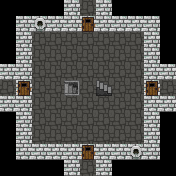

This game map was drawn from its Tiled (.tmx) file and the tilesets committed beside it. A one-line description and the full map source follow:
An orthogonal 11x11 tile map with 16x16 px tiles, 3 tile layers (Path, Wall, Interact) and 3 objects (2x Up, Spawn).

<map version="1.0" tiledversion="2017.06.27" orientation="orthogonal" renderorder="right-down" width="11" height="11" tilewidth="16" tileheight="16" nextobjectid="7">
 <properties>
  <property name="Connect_Bottom" type="bool" value="true" />
  <property name="Connect_Left" type="bool" value="true" />
  <property name="Connect_Right" type="bool" value="true" />
  <property name="Connect_Top" type="bool" value="true" />
 </properties>
 <tileset firstgid="1" name="tiles0" tilewidth="16" tileheight="16" tilecount="64" columns="16">
  <image source="./Tilesets/tiles0.png" width="256" height="64" />
 </tileset>
 <layer name="Path" width="11" height="11">
  <data encoding="csv">
0,0,0,0,0,2,0,0,0,0,0,
0,0,0,0,0,6,0,0,0,0,0,
0,0,2,2,2,2,2,2,2,0,0,
0,0,2,2,2,2,2,2,2,0,0,
0,0,2,2,2,2,2,2,2,0,0,
2,6,2,2,2,2,2,2,2,6,2,
0,0,2,2,2,2,2,2,2,0,0,
0,0,2,2,2,2,2,2,2,0,0,
0,0,2,2,2,2,2,2,2,0,0,
0,0,0,0,0,6,0,0,0,0,0,
0,0,0,0,0,2,0,0,0,0,0
</data>
 </layer>
 <layer name="Wall" width="11" height="11">
  <data encoding="csv">
1,1,1,1,17,0,17,1,1,1,1,
1,17,13,17,17,0,17,17,17,17,1,
1,17,0,0,0,0,0,0,0,17,1,
1,17,0,0,0,0,0,0,0,17,1,
17,17,0,0,0,0,0,0,0,17,17,
0,0,0,0,0,0,0,0,0,0,0,
17,17,0,0,0,0,0,0,0,17,17,
1,17,0,0,0,0,0,0,0,17,1,
1,17,0,0,0,0,0,0,0,17,1,
1,17,17,17,17,0,17,17,13,17,1,
1,1,1,1,17,0,17,1,1,1,1
</data>
 </layer>
 <layer name="Interact" width="11" height="11">
  <data encoding="csv">
0,0,0,0,0,0,0,0,0,0,0,
0,0,0,0,0,0,0,0,0,0,0,
0,0,0,0,0,0,0,0,0,0,0,
0,0,0,0,0,0,0,0,0,0,0,
0,0,0,0,0,0,0,0,0,0,0,
0,0,0,0,9,0,8,0,0,0,0,
0,0,0,0,0,0,0,0,0,0,0,
0,0,0,0,0,0,0,0,0,0,0,
0,0,0,0,0,0,0,0,0,0,0,
0,0,0,0,0,0,0,0,0,0,0,
0,0,0,0,0,0,0,0,0,0,0
</data>
 </layer>
 <objectgroup name="Events">
  <object id="1" name="Spawn" x="80" y="80" width="16" height="16" />
  <object id="5" name="Up" x="96" y="80" width="16" height="16" />
  <object id="6" name="Up" x="64" y="80" width="16" height="16" />
 </objectgroup>
</map>
